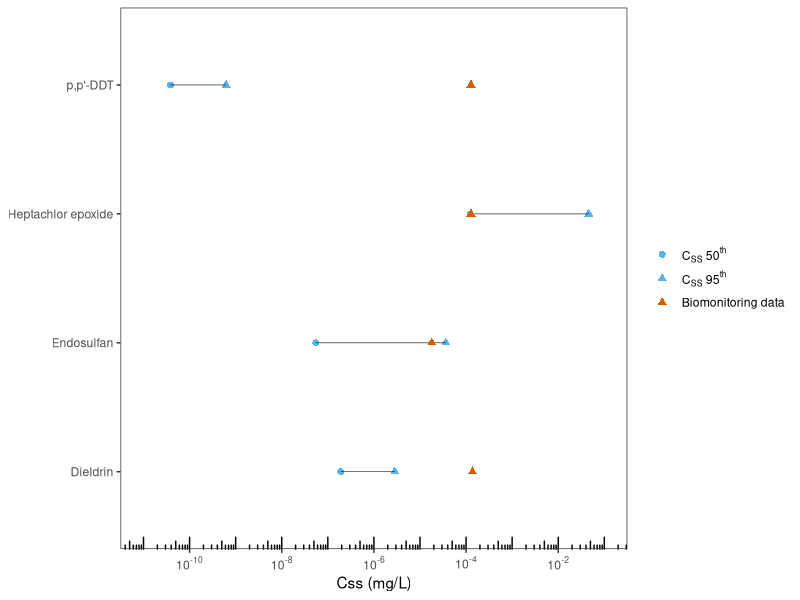
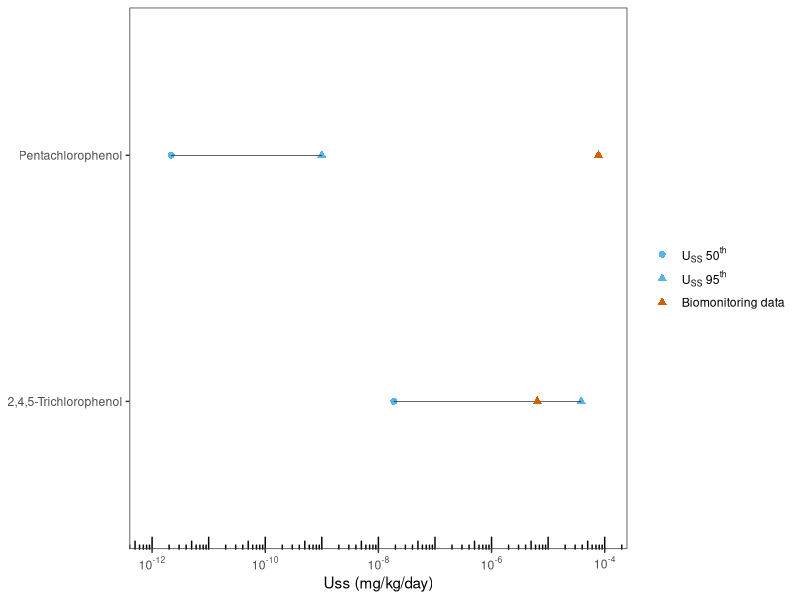
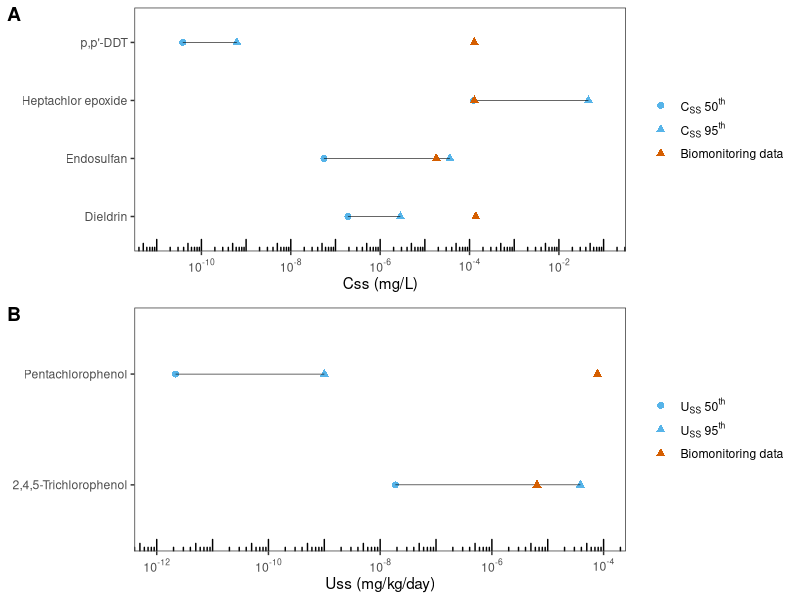

Source code (R) for these figures, in order:
library(dplyr)
expo.95 <- read.csv("expocast median and upper bound.csv") %>% arrange(CAS)
css.df <- read.csv("Css samples CAS by row.csv") %>% arrange(CAS) #unit: mg/L
gfr_fub.df <- read.csv("GFRxFub samples CAS by row.csv") %>% arrange(CAS) #unit: L/kg/day

set.seed(1234)

css <- data.frame(matrix(NA, nrow=2, ncol=19))
uss <- data.frame(matrix(NA, nrow=2, ncol=19))
for (i in 1:19){
  #Css
  css.temp <- as.numeric(css.df[i, 1:10000])
  css.50 <- quantile(css.temp, probs = 0.5, na.rm=TRUE) #Css median
  css[1,i] <- expo.95$median[i]*css.50
  css[2,i] <- expo.95$upper[i]*css.50
  
  #Uss
  gfr_fub.temp <- as.numeric(gfr_fub.df[i, 1:10000])
  gfr_fub.50 <- quantile(gfr_fub.temp, probs = 0.5, na.rm=TRUE) #gfr_fub median
  uss[1,i] <- css[1,i]*gfr_fub.50
  uss[2,i] <- css[2,i]*gfr_fub.50
}

colnames(css) <- css.df$CAS
colnames(uss) <- gfr_fub.df$CAS
rownames(css) <- c("50th","95th")
rownames(uss) <- c("50th","95th")

css.t <- data.frame(css=t(css))
css.t$CAS <- rownames(css.t)
uss.t <- data.frame(uss=t(uss))
uss.t$CAS <- rownames(uss.t)

bio.data <- read.csv("bimonitoring data.csv")

css.bio.m <- merge(bio.data[1:4,], css.t, by="CAS")
uss.bio.m <- merge(bio.data[5:6,], uss.t, by="CAS")

css.bio_b <- data.frame(CAS=css.bio.m$CAS, Chemical=css.bio.m$Chemical,
                       value=css.bio.m$biomonitoring.value, name="Biomonitoring data")
css.50 <- data.frame(CAS=css.bio.m$CAS, Chemical=css.bio.m$Chemical,
                     value=css.bio.m$css.50th, name="Css median")
css.95 <- data.frame(CAS=css.bio.m$CAS, Chemical=css.bio.m$Chemical,
                     value=css.bio.m$css.95th, name="Css 95th")
uss.bio_u <- data.frame(CAS=uss.bio.m$CAS, Chemical=uss.bio.m$Chemical,
                        value=uss.bio.m$biomonitoring.value, name="Biomonitoring data")
uss.50 <- data.frame(CAS=uss.bio.m$CAS, Chemical=uss.bio.m$Chemical,
                     value=uss.bio.m$uss.50th, name="Uss median")
uss.95 <- data.frame(CAS=uss.bio.m$CAS, Chemical=uss.bio.m$Chemical,
                     value=uss.bio.m$uss.95th, name="Uss 95th")

css.bind <- rbind(css.bio_b, css.50, css.95)
uss.bind <- rbind(uss.bio_u, uss.50, uss.95)

library(ggplot2)
library(ggpubr)

css.bio_b.plot <- ggplot()+
  geom_point(data=css.bind[5:12,], aes(x=value, y=Chemical, shape=name, color=name), size=2)+
  geom_segment(aes(x=css.50$value, y=css.50$Chemical, xend=css.95$value, yend=css.95$Chemical), size=0.2)+
  geom_point(data=css.bind[1:4,], aes(x=value, y=Chemical, shape=name, color=name), size=2)+
  scale_x_log10(limits=c(1e-11, 1e-1),
                breaks = scales::trans_breaks("log10", function(x) 10^x),
                labels = scales::trans_format("log10", scales::math_format(10^.x)))+
  xlab("Css (mg/L)")+
  theme_bw()+
  theme(axis.title.y = element_blank(), legend.title = element_blank(), 
        panel.grid.major = element_blank(),panel.grid.minor = element_blank())+
  annotation_logticks(sides="b")+
  scale_color_manual(name="legend",
                     breaks=c("Css median","Css 95th","Biomonitoring data"),
                     labels=c(bquote(C[SS]~50^th), bquote(C[SS]~95^th), "Biomonitoring data"),
                     values=c(`Css median`="#56B4E9",`Css 95th`="#56B4E9",`Biomonitoring data`="#D55E00"))+
  scale_shape_manual(name="legend",
                     breaks=c("Css median","Css 95th","Biomonitoring data"),
                     labels=c(bquote(C[SS]~50^th), bquote(C[SS]~95^th), "Biomonitoring data"),
                     values=c(`Css median`=16,`Css 95th`=17,`Biomonitoring data`=17))
print(css.bio_b.plot)

uss.bio_u.plot <- ggplot()+
  geom_point(data=uss.bind[3:6,], aes(x=value, y=Chemical, shape=name, color=name), size=2)+
  geom_segment(aes(x=uss.50$value, y=uss.50$Chemical, xend=uss.95$value, yend=uss.95$Chemical), size=0.2)+
  geom_point(data=uss.bind[1:2,], aes(x=value, y=Chemical, shape=name, color=name), size=2)+
  scale_x_log10(limits=c(1e-12, 1e-4),
                breaks = scales::trans_breaks("log10", function(x) 10^x),
                labels = scales::trans_format("log10", scales::math_format(10^.x)))+
  xlab("Uss (mg/kg/day)")+
  theme_bw()+
  theme(axis.title.y = element_blank(), legend.title = element_blank(), 
        panel.grid.major = element_blank(), panel.grid.minor = element_blank())+
  annotation_logticks(sides="b")+
  scale_color_manual(name="legend",
                     breaks=c("Uss median","Uss 95th","Biomonitoring data"),
                     labels=c(bquote(U[SS]~50^th), bquote(U[SS]~95^th), "Biomonitoring data"),
                     values=c(`Uss median`="#56B4E9",`Uss 95th`="#56B4E9",`Biomonitoring data`="#D55E00"))+
  scale_shape_manual(name="legend",
                     breaks=c("Uss median","Uss 95th","Biomonitoring data"),
                     labels=c(bquote(U[SS]~50^th), bquote(U[SS]~95^th), "Biomonitoring data"),
                     values=c(`Uss median`=16,`Uss 95th`=17,`Biomonitoring data`=17))
print(uss.bio_u.plot)

expocast.plot <- ggarrange(css.bio_b.plot, uss.bio_u.plot, align="hv", nrow=2, labels = c("A","B"))
ggsave(expocast.plot, file="Expocast Css and Uss vs biomonitoring data plot.pdf", 
       width=8, height=10, path="Plot output", scale=0.7)
